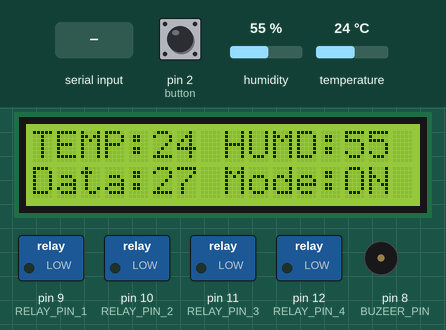
Recording of a sketch running on a simulated Arduino Uno, built with avr-gcc and run on an emulated ATmega328P. On the bench: 16×2 character LCD, switched loads named in the sketch (green lamp = pin HIGH), buzzer (waves = sounding, pin HIGH). Inputs (shaded band) come from the test bench; at power-on: pin 2 (button) HIGH, humidity 55 %, temperature 24 °C. Random numbers use the default seed unless the sketch sets one; what the sketch prints to the serial monitor is not drawn.

Above: at 1.2 s.
1.3 s: pin 2 (button) pulled LOW for 0.15 s
At 2.0 s:
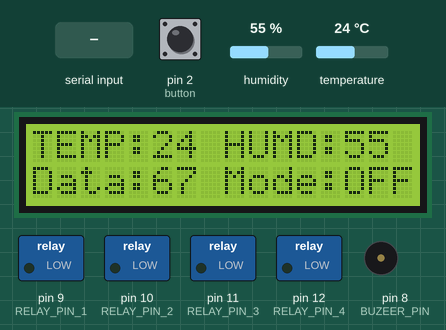
2.9 s: "1\n" received over Serial
At 3.5 s:
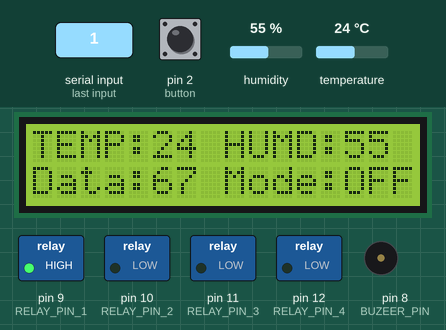
4.6 s: "2\n" received over Serial
At 5.8 s:
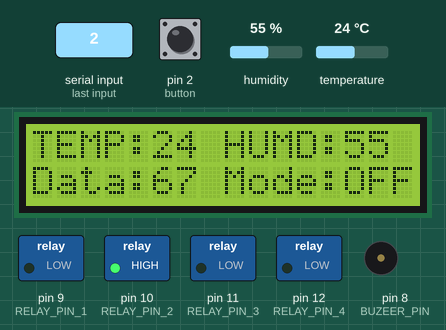
7.6 s: "4\n" received over Serial
At 9.0 s:
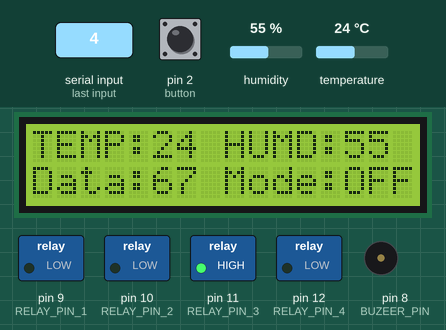
9.3 s: pin 2 (button) pulled LOW for 1 s
At 11.47 s:
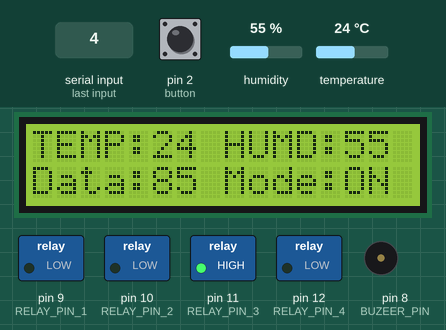
11.8 s: "8\n" received over Serial
At 12.9 s:
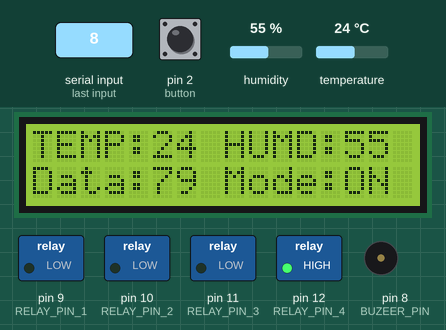
Timing chart, 0 to 14.8 s (numbered marks = the images above; inputs shaded):
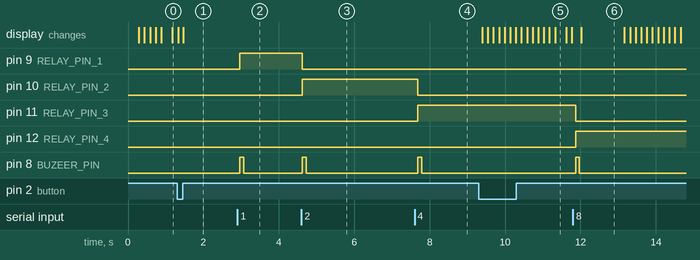

Measured:
- after the input at 2.9 s, pin 9 (RELAY_PIN_1): LOW → HIGH after 0.07 s; pin 8 (BUZEER_PIN): LOW → HIGH after 0.07 s, → LOW 0.10 s later
- after the input at 4.6 s, pin 9 (RELAY_PIN_1): HIGH → LOW at once; pin 10 (RELAY_PIN_2): LOW → HIGH at once; pin 8 (BUZEER_PIN): LOW → HIGH at once, → LOW 0.10 s later
- after the input at 7.6 s, pin 10 (RELAY_PIN_2): HIGH → LOW after 0.09 s; pin 11 (RELAY_PIN_3): LOW → HIGH after 0.09 s; pin 8 (BUZEER_PIN): LOW → HIGH after 0.09 s, → LOW 0.10 s later
- after the input at 9.3 s, the display: first changes after 0.10 s (image 5 shows a later state)
- after the input at 11.8 s, pin 11 (RELAY_PIN_3): HIGH → LOW after 0.07 s; pin 12 (RELAY_PIN_4): LOW → HIGH after 0.07 s; pin 8 (BUZEER_PIN): LOW → HIGH after 0.07 s, → LOW 0.10 s later
- what the display in image 6 shows lasts 1.2 s, from 12.0 s to 13.2 s

The sketch:

Random_Demo3.ino
```cpp
#include <Wire.h>
#include <LiquidCrystal_I2C.h>
#include <SimpleDHT.h>
#include <ezButton.h>

// 设置 LiquidCrystal_I2C 对象并指定 I2C 地址
LiquidCrystal_I2C lcd(0x27, 16, 2);

const int pinDHT11 = 7;

ezButton button(2);
SimpleDHT11 dht11; // DHT 11 測量溫濕度
byte temperature = 0; // 溫度
byte humidity = 0; // 濕度
boolean buttonState = 0; // button 電壓

// 蜂鳴器
const int BUZEER_PIN = 8;
// 控制站
const int RELAY_PIN_1 = 9;
const int RELAY_PIN_2 = 10;
const int RELAY_PIN_3 = 11;
const int RELAY_PIN_4 = 12;
// 休息
const int SLEEP = 500;
const int BUZEER_SLEEP = 100;

void setup() {
  Serial.begin(115200);

  pinMode(RELAY_PIN_1, OUTPUT);
  pinMode(RELAY_PIN_2, OUTPUT);
  pinMode(RELAY_PIN_3, OUTPUT);
  pinMode(RELAY_PIN_4, OUTPUT);
  pinMode(BUZEER_PIN, OUTPUT);

  randomSeed(analogRead(0)); // 隨機種子

  // 初始化 I2C 总线
  Wire.begin();
  // 初始化 LCD
  lcd.init();

  lcd.backlight();
  lcd.setCursor(0, 0);
  lcd.print("TEMP:   HUMD:");
  lcd.setCursor(0, 1);
  lcd.print("Data:   Mode:");

}

void loop() {
  // 接收命令
  rec();
  // 傳送資料
  send();
}

void send() {
  button.loop(); // 一定加上

  if(button.isPressed())
    buttonState = !buttonState;

  // 讀取溫濕度
  if (dht11.read(pinDHT11, &temperature, &humidity, NULL) == SimpleDHTErrSuccess) {
    lcd.setCursor(5, 0);
    lcd.print("   ");
    lcd.setCursor(5, 0);
    lcd.print((int)temperature);
    lcd.setCursor(13, 0);
    lcd.print("   ");
    lcd.setCursor(13, 0);
    lcd.print((int)humidity);
  }

  int random_num = random(0, 100); // 0~99 亂數

  if (buttonState) {
    lcd.setCursor(13, 1);
    lcd.print("OFF");
  } else {
    lcd.setCursor(13, 1);
    lcd.print("   ");
    lcd.setCursor(13, 1);
    lcd.print("ON");
    lcd.setCursor(5, 1);
    lcd.print("  ");
    lcd.setCursor(5, 1);
    lcd.print(random_num);

    // 傳送
    Serial.print(random_num);
    Serial.print(",");
    Serial.print((int)temperature);
    Serial.print(",");
    Serial.println((int)humidity);

  }
  delay(100);
}

void rec() {
  if(Serial.available() > 0) {
    int c = Serial.parseInt();
    //String c = Serial.readStringUntil('\n');
    Serial.println(c);  // 電腦顯示
    switch(c){
      case 1:
        digitalWrite(RELAY_PIN_1, HIGH);
        digitalWrite(RELAY_PIN_2, LOW);
        digitalWrite(RELAY_PIN_3, LOW);
        digitalWrite(RELAY_PIN_4, LOW);
        sound();
        break;
      case 2:
        digitalWrite(RELAY_PIN_1, LOW);
        digitalWrite(RELAY_PIN_2, HIGH);
        digitalWrite(RELAY_PIN_3, LOW);
        digitalWrite(RELAY_PIN_4, LOW);
        sound();
        break;
      case 4:
        digitalWrite(RELAY_PIN_1, LOW);
        digitalWrite(RELAY_PIN_2, LOW);
        digitalWrite(RELAY_PIN_3, HIGH);
        digitalWrite(RELAY_PIN_4, LOW);
        sound();
        break;
      case 8:
        digitalWrite(RELAY_PIN_1, LOW);
        digitalWrite(RELAY_PIN_2, LOW);
        digitalWrite(RELAY_PIN_3, LOW);
        digitalWrite(RELAY_PIN_4, HIGH);
        sound();
        break;
    }

  }
}

void sound() {
    digitalWrite(BUZEER_PIN, HIGH);                       // 蜂鳴器 開
    delay(BUZEER_SLEEP);                                     // 發音時間
    digitalWrite(BUZEER_PIN, LOW);                        // 蜂鳴器 關
}
```
